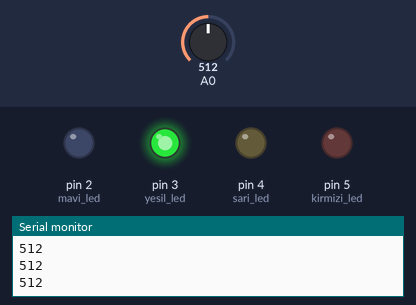
A sketch run on a simulated Arduino Uno, built with avr-gcc and run on an emulated ATmega328P. Parts: output pins drawn as LEDs (lit = HIGH), the last lines printed to the serial monitor. The inputs (shaded band) are chosen by the test bench; at power-on: A0 = 512.

Above: at 1.2 s.
1.3 s: A0 set to 593
2.8 s: A0 set to 608
At 3.2 s:
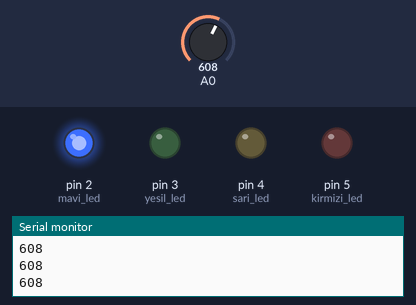
4.3 s: A0 set to 793
5.8 s: A0 set to 813
At 7.0 s:
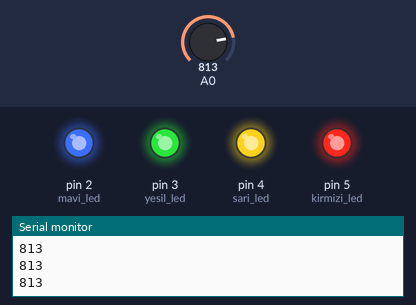
7.3 s: A0 set to 390
At 8.3 s:
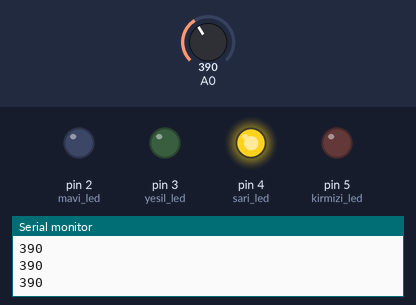
8.8 s: A0 set to 418
At 9.6 s:
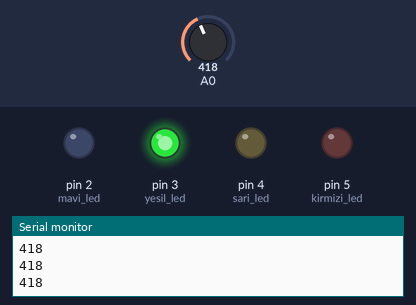
Timing chart, 0 to 11.3 s (numbered marks = the images above; inputs shaded):
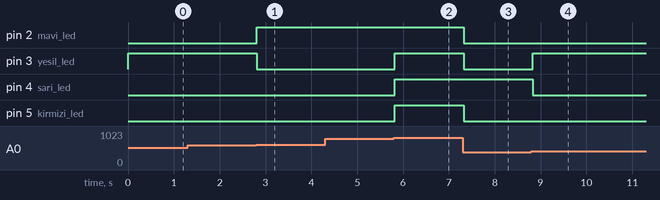

The sketch:

sketch_jan02a.ino
```cpp
int mavi_led=2;
int yesil_led=3;
int sari_led=4;
int kirmizi_led=5;
int A0_digital_deger=0;

void setup() {
  Serial.begin(9600);
  pinMode(A0,INPUT);
  pinMode(2,OUTPUT);
  pinMode(3,OUTPUT);
  pinMode(4,OUTPUT);
  pinMode(5,OUTPUT);

}

void loop() {
  A0_digital_deger=analogRead(A0);
  Serial.println(A0_digital_deger); // println yazmamızın sebebi aynı satırda yazılması için
  if(A0_digital_deger<=200)
  {
    digitalWrite(kirmizi_led,HIGH);
    digitalWrite(sari_led,LOW);
    digitalWrite(yesil_led,LOW);
    digitalWrite(mavi_led,LOW);
    }

  else if(A0_digital_deger<=400)
   {
    digitalWrite(kirmizi_led,LOW);
    digitalWrite(sari_led,HIGH);
    digitalWrite(yesil_led,LOW);
    digitalWrite(mavi_led,LOW);
    }
  else if(A0_digital_deger<=600)
  {
    digitalWrite(kirmizi_led,LOW);
    digitalWrite(sari_led,LOW);
    digitalWrite(yesil_led,HIGH);
    digitalWrite(mavi_led,LOW);
    }
   else if(A0_digital_deger<=800)
  {
    digitalWrite(kirmizi_led,LOW);
    digitalWrite(sari_led,LOW);
    digitalWrite(yesil_led,LOW);
    digitalWrite(mavi_led,HIGH);
    }
    else
    {
    digitalWrite(kirmizi_led,HIGH);
    digitalWrite(sari_led,HIGH);
    digitalWrite(yesil_led,HIGH);
    digitalWrite(mavi_led,HIGH);
      }
    delay(100);
}
```

Measured:
- the behaviour switches between 600 and 601 on A0 (found by bisection; images 0 and 1)
- the behaviour switches between 800 and 801 on A0 (found by bisection; images 1 and 2)
- the behaviour switches between 400 and 401 on A0 (found by bisection; images 3 and 4)
- after the input at 2.8 s, pin 2 (mavi_led): LOW → HIGH at once; pin 3 (yesil_led): HIGH → LOW at once
- after the input at 5.8 s, pin 3 (yesil_led), pin 4 (sari_led), pin 5 (kirmizi_led): LOW → HIGH at once
- after the input at 7.3 s, pin 2 (mavi_led), pin 3 (yesil_led), pin 5 (kirmizi_led): HIGH → LOW at once
- after the input at 8.8 s, pin 3 (yesil_led): LOW → HIGH at once; pin 4 (sari_led): HIGH → LOW at once
